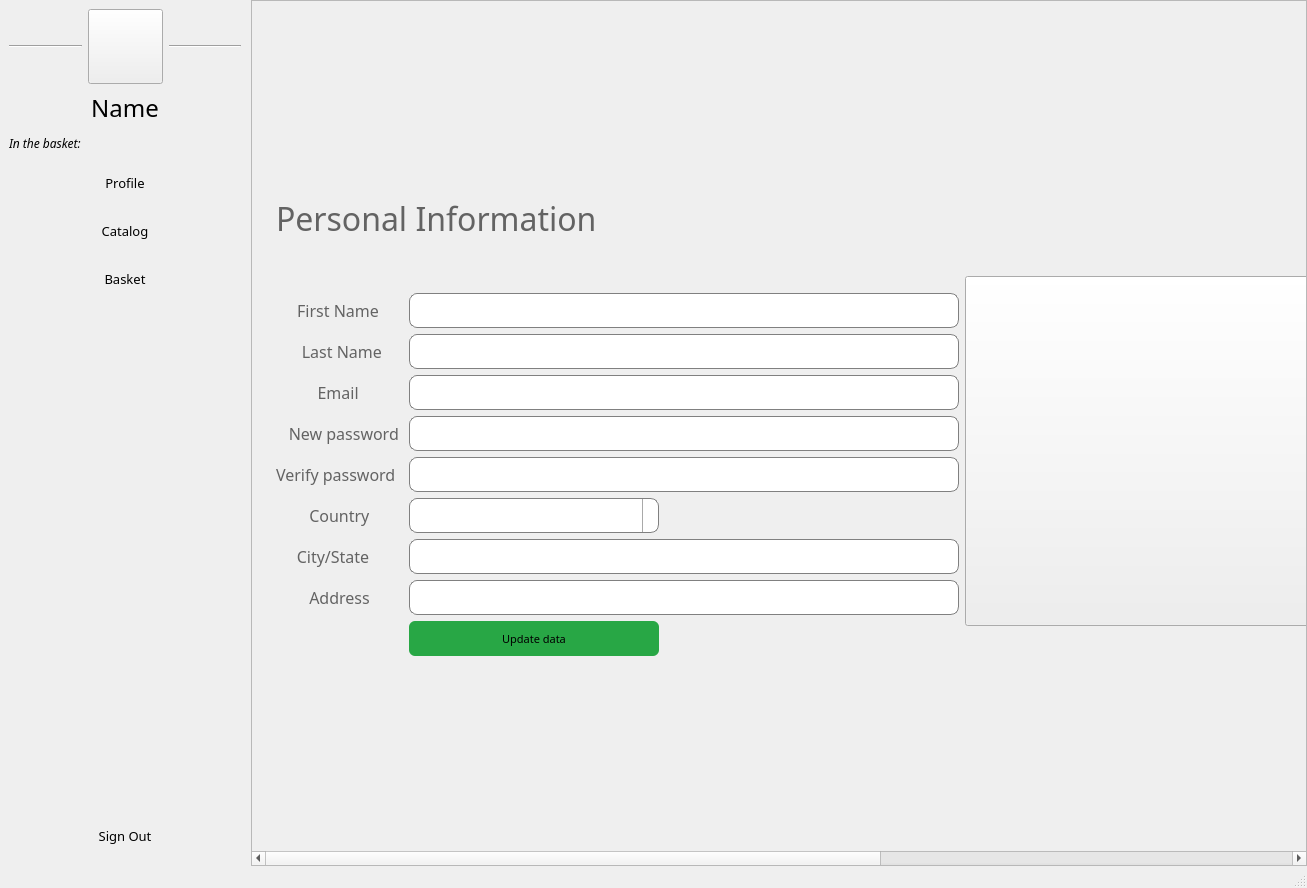
<?xml version="1.0" encoding="UTF-8"?>
<ui version="4.0">
 <class>MainWindow</class>
 <widget class="QMainWindow" name="MainWindow">
  <property name="geometry">
   <rect>
    <x>0</x>
    <y>0</y>
    <width>1307</width>
    <height>888</height>
   </rect>
  </property>
  <property name="font">
   <font>
    <family>Lucida Sans Typewriter</family>
   </font>
  </property>
  <property name="windowTitle">
   <string>MainWindow</string>
  </property>
  <widget class="QWidget" name="centralwidget">
   <layout class="QHBoxLayout" name="horizontalLayout">
    <property name="spacing">
     <number>1</number>
    </property>
    <property name="leftMargin">
     <number>0</number>
    </property>
    <property name="topMargin">
     <number>0</number>
    </property>
    <property name="rightMargin">
     <number>0</number>
    </property>
    <property name="bottomMargin">
     <number>0</number>
    </property>
    <item>
     <widget class="QWidget" name="LeftWidget" native="true">
      <property name="minimumSize">
       <size>
        <width>250</width>
        <height>0</height>
       </size>
      </property>
      <layout class="QVBoxLayout" name="verticalLayout">
       <item>
        <layout class="QHBoxLayout" name="horizontalLayout_2">
         <item>
          <widget class="Line" name="line_2">
           <property name="orientation">
            <enum>Qt::Horizontal</enum>
           </property>
          </widget>
         </item>
         <item>
          <widget class="QToolButton" name="ProfileIconToolButton">
           <property name="minimumSize">
            <size>
             <width>75</width>
             <height>75</height>
            </size>
           </property>
           <property name="maximumSize">
            <size>
             <width>75</width>
             <height>75</height>
            </size>
           </property>
           <property name="styleSheet">
            <string notr="true"/>
           </property>
           <property name="text">
            <string/>
           </property>
          </widget>
         </item>
         <item>
          <widget class="Line" name="line">
           <property name="orientation">
            <enum>Qt::Horizontal</enum>
           </property>
          </widget>
         </item>
        </layout>
       </item>
       <item>
        <widget class="QLabel" name="NameLabel">
         <property name="minimumSize">
          <size>
           <width>0</width>
           <height>35</height>
          </size>
         </property>
         <property name="maximumSize">
          <size>
           <width>16777215</width>
           <height>35</height>
          </size>
         </property>
         <property name="font">
          <font>
           <family>Lucida Sans Typewriter</family>
           <pointsize>18</pointsize>
           <weight>50</weight>
           <bold>false</bold>
          </font>
         </property>
         <property name="text">
          <string>Name</string>
         </property>
         <property name="alignment">
          <set>Qt::AlignCenter</set>
         </property>
        </widget>
       </item>
       <item>
        <widget class="QLabel" name="InTheBasketLabel">
         <property name="minimumSize">
          <size>
           <width>0</width>
           <height>25</height>
          </size>
         </property>
         <property name="maximumSize">
          <size>
           <width>16777215</width>
           <height>25</height>
          </size>
         </property>
         <property name="text">
          <string>&lt;html&gt;&lt;head/&gt;&lt;body&gt;&lt;p&gt;&lt;span style=&quot; font-style:italic;&quot;&gt;In the basket:&lt;/span&gt;&lt;/p&gt;&lt;/body&gt;&lt;/html&gt;</string>
         </property>
        </widget>
       </item>
       <item>
        <widget class="QPushButton" name="ProfilePushButton">
         <property name="minimumSize">
          <size>
           <width>0</width>
           <height>42</height>
          </size>
         </property>
         <property name="maximumSize">
          <size>
           <width>16777215</width>
           <height>42</height>
          </size>
         </property>
         <property name="font">
          <font>
           <family>Lucida Sans Typewriter</family>
           <pointsize>10</pointsize>
          </font>
         </property>
         <property name="text">
          <string>Profile</string>
         </property>
         <property name="flat">
          <bool>true</bool>
         </property>
        </widget>
       </item>
       <item>
        <widget class="QPushButton" name="CatalogPushButton">
         <property name="minimumSize">
          <size>
           <width>0</width>
           <height>42</height>
          </size>
         </property>
         <property name="maximumSize">
          <size>
           <width>16777215</width>
           <height>42</height>
          </size>
         </property>
         <property name="font">
          <font>
           <family>Lucida Sans Typewriter</family>
           <pointsize>10</pointsize>
          </font>
         </property>
         <property name="text">
          <string>Catalog</string>
         </property>
         <property name="flat">
          <bool>true</bool>
         </property>
        </widget>
       </item>
       <item>
        <widget class="QPushButton" name="BasketPushButton">
         <property name="minimumSize">
          <size>
           <width>0</width>
           <height>42</height>
          </size>
         </property>
         <property name="maximumSize">
          <size>
           <width>16777215</width>
           <height>42</height>
          </size>
         </property>
         <property name="font">
          <font>
           <family>Lucida Sans Typewriter</family>
           <pointsize>10</pointsize>
          </font>
         </property>
         <property name="text">
          <string>Basket</string>
         </property>
         <property name="flat">
          <bool>true</bool>
         </property>
        </widget>
       </item>
       <item>
        <spacer name="verticalSpacer">
         <property name="orientation">
          <enum>Qt::Vertical</enum>
         </property>
         <property name="sizeHint" stdset="0">
          <size>
           <width>20</width>
           <height>40</height>
          </size>
         </property>
        </spacer>
       </item>
       <item>
        <widget class="QPushButton" name="SignOutPushButton">
         <property name="minimumSize">
          <size>
           <width>0</width>
           <height>42</height>
          </size>
         </property>
         <property name="maximumSize">
          <size>
           <width>16777215</width>
           <height>42</height>
          </size>
         </property>
         <property name="font">
          <font>
           <family>Lucida Sans Typewriter</family>
           <pointsize>10</pointsize>
          </font>
         </property>
         <property name="text">
          <string>Sign Out</string>
         </property>
         <property name="flat">
          <bool>true</bool>
         </property>
        </widget>
       </item>
      </layout>
     </widget>
    </item>
    <item>
     <widget class="QScrollArea" name="scrollArea">
      <property name="widgetResizable">
       <bool>true</bool>
      </property>
      <widget class="QWidget" name="scrollAreaWidgetContents">
       <property name="geometry">
        <rect>
         <x>0</x>
         <y>0</y>
         <width>1821</width>
         <height>851</height>
        </rect>
       </property>
       <layout class="QGridLayout" name="gridLayout">
        <property name="leftMargin">
         <number>0</number>
        </property>
        <property name="topMargin">
         <number>0</number>
        </property>
        <property name="rightMargin">
         <number>0</number>
        </property>
        <property name="bottomMargin">
         <number>0</number>
        </property>
        <item row="0" column="0">
         <widget class="QWidget" name="ContentWidget" native="true">
          <layout class="QHBoxLayout" name="horizontalLayout_3">
           <property name="leftMargin">
            <number>15</number>
           </property>
           <property name="topMargin">
            <number>15</number>
           </property>
           <property name="rightMargin">
            <number>15</number>
           </property>
           <property name="bottomMargin">
            <number>15</number>
           </property>
           <item>
            <widget class="QWidget" name="ProfileWidget" native="true">
             <property name="maximumSize">
              <size>
               <width>16777215</width>
               <height>16777215</height>
              </size>
             </property>
             <property name="font">
              <font>
               <family>Lucida Sans Typewriter</family>
              </font>
             </property>
             <property name="styleSheet">
              <string notr="true">QLineEdit
{
border: 1px solid gray;
border-radius: 8px;
padding: 0 8px;
background-color: #FFFFFF;
}

QLineEdit:focus
{
border: 2px solid #DFC99B;
}

QComboBox
{
border-radius: 8px;
border: 1px solid gray;
padding: 0 8px;
background-color: #FFFFFF;
}

QComboBox::drop-down {
     subcontrol-origin: padding;
     subcontrol-position: top right;
     width: 15px;

     border-left-width: 1px;
     border-left-color: darkgray;
     border-left-style: solid; /* только одна линия */
     border-top-right-radius: 3px; /* тот же радиус закругления что и у QComboBox */
     border-bottom-right-radius: 3px;
 }

QComboBox::down-arrow {
     image: url(./resources/down-arrow.png);
 }

QComboBox::down-arrow:on { /* сдвиг стрелки, когда раскрывается всплывающий список */
     top: 1px;
     left: 1px;
 }

 QComboBox:editable {
     background: white;
 }

 QComboBox:!editable, QComboBox::drop-down:editable {
      background: qlineargradient(x1: 0, y1: 0, x2: 0, y2: 1,
                                  stop: 0 #E1E1E1, stop: 0.4 #FFFFFF,
                                  stop: 0.5 #FFFFFF, stop: 1.0 #D3D3D3);
 }

 /* QComboBox получает состояние &quot;on&quot;, когда всплывающий список раскрыт */
 QComboBox:!editable:on, QComboBox::drop-down:editable:on {
     background: qlineargradient(x1: 0, y1: 0, x2: 0, y2: 1,
                                 stop: 0 #D3D3D3, stop: 0.4 #FFFFFF,
                                 stop: 0.5 #FFFFFF, stop: 1.0 #E1E1E1);
 }</string>
             </property>
             <layout class="QVBoxLayout" name="verticalLayout_2">
              <item>
               <spacer name="verticalSpacer_3">
                <property name="orientation">
                 <enum>Qt::Vertical</enum>
                </property>
                <property name="sizeHint" stdset="0">
                 <size>
                  <width>20</width>
                  <height>40</height>
                 </size>
                </property>
               </spacer>
              </item>
              <item>
               <widget class="QLabel" name="label">
                <property name="minimumSize">
                 <size>
                  <width>0</width>
                  <height>45</height>
                 </size>
                </property>
                <property name="font">
                 <font>
                  <family>Lucida Sans Typewriter</family>
                  <pointsize>24</pointsize>
                  <weight>50</weight>
                  <bold>false</bold>
                 </font>
                </property>
                <property name="styleSheet">
                 <string notr="true">color: #636363;</string>
                </property>
                <property name="text">
                 <string>Personal Information</string>
                </property>
               </widget>
              </item>
              <item>
               <layout class="QHBoxLayout" name="horizontalLayout_4">
                <item>
                 <layout class="QFormLayout" name="formLayout">
                  <item row="0" column="1">
                   <spacer name="verticalSpacer_4">
                    <property name="orientation">
                     <enum>Qt::Vertical</enum>
                    </property>
                    <property name="sizeHint" stdset="0">
                     <size>
                      <width>20</width>
                      <height>40</height>
                     </size>
                    </property>
                   </spacer>
                  </item>
                  <item row="1" column="0">
                   <widget class="QLabel" name="label_2">
                    <property name="minimumSize">
                     <size>
                      <width>0</width>
                      <height>35</height>
                     </size>
                    </property>
                    <property name="font">
                     <font>
                      <family>Lucida Sans Typewriter</family>
                      <pointsize>12</pointsize>
                     </font>
                    </property>
                    <property name="styleSheet">
                     <string notr="true">color: #636363;</string>
                    </property>
                    <property name="text">
                     <string>     First Name </string>
                    </property>
                    <property name="alignment">
                     <set>Qt::AlignRight|Qt::AlignTrailing|Qt::AlignVCenter</set>
                    </property>
                   </widget>
                  </item>
                  <item row="1" column="1">
                   <widget class="QLineEdit" name="FirstNameLineEdit">
                    <property name="minimumSize">
                     <size>
                      <width>550</width>
                      <height>35</height>
                     </size>
                    </property>
                    <property name="maximumSize">
                     <size>
                      <width>550</width>
                      <height>16777215</height>
                     </size>
                    </property>
                    <property name="font">
                     <font>
                      <family>Lucida Sans Typewriter</family>
                     </font>
                    </property>
                   </widget>
                  </item>
                  <item row="2" column="0">
                   <widget class="QLabel" name="label_3">
                    <property name="minimumSize">
                     <size>
                      <width>0</width>
                      <height>35</height>
                     </size>
                    </property>
                    <property name="font">
                     <font>
                      <family>Lucida Sans Typewriter</family>
                      <pointsize>12</pointsize>
                     </font>
                    </property>
                    <property name="layoutDirection">
                     <enum>Qt::LeftToRight</enum>
                    </property>
                    <property name="styleSheet">
                     <string notr="true">color: #636363;</string>
                    </property>
                    <property name="text">
                     <string>      Last Name </string>
                    </property>
                    <property name="alignment">
                     <set>Qt::AlignRight|Qt::AlignTrailing|Qt::AlignVCenter</set>
                    </property>
                   </widget>
                  </item>
                  <item row="2" column="1">
                   <widget class="QLineEdit" name="LastNameLineEdit">
                    <property name="minimumSize">
                     <size>
                      <width>550</width>
                      <height>35</height>
                     </size>
                    </property>
                    <property name="maximumSize">
                     <size>
                      <width>550</width>
                      <height>16777215</height>
                     </size>
                    </property>
                    <property name="font">
                     <font>
                      <family>Lucida Sans Typewriter</family>
                     </font>
                    </property>
                   </widget>
                  </item>
                  <item row="3" column="0">
                   <widget class="QLabel" name="label_4">
                    <property name="minimumSize">
                     <size>
                      <width>0</width>
                      <height>35</height>
                     </size>
                    </property>
                    <property name="font">
                     <font>
                      <family>Lucida Sans Typewriter</family>
                      <pointsize>12</pointsize>
                     </font>
                    </property>
                    <property name="styleSheet">
                     <string notr="true">color: #636363;</string>
                    </property>
                    <property name="text">
                     <string>          Email </string>
                    </property>
                   </widget>
                  </item>
                  <item row="3" column="1">
                   <widget class="QLineEdit" name="EmailLineEdit">
                    <property name="minimumSize">
                     <size>
                      <width>550</width>
                      <height>35</height>
                     </size>
                    </property>
                    <property name="maximumSize">
                     <size>
                      <width>550</width>
                      <height>16777215</height>
                     </size>
                    </property>
                    <property name="font">
                     <font>
                      <family>Lucida Sans Typewriter</family>
                     </font>
                    </property>
                   </widget>
                  </item>
                  <item row="4" column="0">
                   <widget class="QLabel" name="label_5">
                    <property name="font">
                     <font>
                      <family>Lucida Sans Typewriter</family>
                      <pointsize>12</pointsize>
                     </font>
                    </property>
                    <property name="styleSheet">
                     <string notr="true">color: #636363;</string>
                    </property>
                    <property name="text">
                     <string>   New password </string>
                    </property>
                    <property name="alignment">
                     <set>Qt::AlignRight|Qt::AlignTrailing|Qt::AlignVCenter</set>
                    </property>
                   </widget>
                  </item>
                  <item row="4" column="1">
                   <widget class="QLineEdit" name="NewPasswordLineEdit">
                    <property name="minimumSize">
                     <size>
                      <width>0</width>
                      <height>35</height>
                     </size>
                    </property>
                   </widget>
                  </item>
                  <item row="5" column="0">
                   <widget class="QLabel" name="label_8">
                    <property name="font">
                     <font>
                      <family>Lucida Sans Typewriter</family>
                      <pointsize>12</pointsize>
                     </font>
                    </property>
                    <property name="styleSheet">
                     <string notr="true">color: #636363;</string>
                    </property>
                    <property name="text">
                     <string>Verify password </string>
                    </property>
                   </widget>
                  </item>
                  <item row="5" column="1">
                   <widget class="QLineEdit" name="VeifyLineEdit">
                    <property name="minimumSize">
                     <size>
                      <width>0</width>
                      <height>35</height>
                     </size>
                    </property>
                   </widget>
                  </item>
                  <item row="6" column="0">
                   <widget class="QLabel" name="label_6">
                    <property name="minimumSize">
                     <size>
                      <width>0</width>
                      <height>35</height>
                     </size>
                    </property>
                    <property name="font">
                     <font>
                      <family>Lucida Sans Typewriter</family>
                      <pointsize>12</pointsize>
                     </font>
                    </property>
                    <property name="styleSheet">
                     <string notr="true">color: #636363;</string>
                    </property>
                    <property name="text">
                     <string>        Country </string>
                    </property>
                   </widget>
                  </item>
                  <item row="6" column="1">
                   <widget class="QComboBox" name="comboBox">
                    <property name="minimumSize">
                     <size>
                      <width>0</width>
                      <height>35</height>
                     </size>
                    </property>
                    <property name="maximumSize">
                     <size>
                      <width>250</width>
                      <height>16777215</height>
                     </size>
                    </property>
                    <property name="font">
                     <font>
                      <family>Lucida Sans Typewriter</family>
                     </font>
                    </property>
                   </widget>
                  </item>
                  <item row="7" column="0">
                   <widget class="QLabel" name="label_7">
                    <property name="minimumSize">
                     <size>
                      <width>0</width>
                      <height>35</height>
                     </size>
                    </property>
                    <property name="font">
                     <font>
                      <family>Lucida Sans Typewriter</family>
                      <pointsize>12</pointsize>
                     </font>
                    </property>
                    <property name="styleSheet">
                     <string notr="true">color: #636363;</string>
                    </property>
                    <property name="text">
                     <string>     City/State </string>
                    </property>
                   </widget>
                  </item>
                  <item row="7" column="1">
                   <widget class="QLineEdit" name="CityLineEdit">
                    <property name="minimumSize">
                     <size>
                      <width>550</width>
                      <height>35</height>
                     </size>
                    </property>
                    <property name="maximumSize">
                     <size>
                      <width>550</width>
                      <height>16777215</height>
                     </size>
                    </property>
                    <property name="font">
                     <font>
                      <family>Lucida Sans Typewriter</family>
                     </font>
                    </property>
                   </widget>
                  </item>
                  <item row="8" column="0">
                   <widget class="QLabel" name="label_9">
                    <property name="font">
                     <font>
                      <family>Lucida Sans Typewriter</family>
                      <pointsize>12</pointsize>
                     </font>
                    </property>
                    <property name="styleSheet">
                     <string notr="true">color: #636363;</string>
                    </property>
                    <property name="text">
                     <string>        Address </string>
                    </property>
                   </widget>
                  </item>
                  <item row="8" column="1">
                   <widget class="QLineEdit" name="AddressLineEdit">
                    <property name="minimumSize">
                     <size>
                      <width>0</width>
                      <height>35</height>
                     </size>
                    </property>
                   </widget>
                  </item>
                  <item row="9" column="1">
                   <widget class="QPushButton" name="SavePushButton">
                    <property name="minimumSize">
                     <size>
                      <width>250</width>
                      <height>35</height>
                     </size>
                    </property>
                    <property name="maximumSize">
                     <size>
                      <width>250</width>
                      <height>35</height>
                     </size>
                    </property>
                    <property name="font">
                     <font>
                      <family>Lucida Sans Typewriter</family>
                      <pointsize>8</pointsize>
                     </font>
                    </property>
                    <property name="styleSheet">
                     <string notr="true">QPushButton
{
border-radius: 6px;
background-color: #28A745;
}

QPushButton:hover
{
background-color: #218838;
color: #F2F3F7;
}

QPushButton:pressed
{
background-color: #1E7E34;
border-style: solid;
border-width: medium;
}</string>
                    </property>
                    <property name="text">
                     <string>Update data</string>
                    </property>
                   </widget>
                  </item>
                 </layout>
                </item>
                <item>
                 <spacer name="horizontalSpacer">
                  <property name="orientation">
                   <enum>Qt::Horizontal</enum>
                  </property>
                  <property name="sizeHint" stdset="0">
                   <size>
                    <width>40</width>
                    <height>20</height>
                   </size>
                  </property>
                 </spacer>
                </item>
                <item>
                 <widget class="QToolButton" name="AvatarToolButton">
                  <property name="minimumSize">
                   <size>
                    <width>350</width>
                    <height>350</height>
                   </size>
                  </property>
                  <property name="styleSheet">
                   <string notr="true"/>
                  </property>
                  <property name="text">
                   <string/>
                  </property>
                 </widget>
                </item>
                <item>
                 <spacer name="horizontalSpacer_2">
                  <property name="orientation">
                   <enum>Qt::Horizontal</enum>
                  </property>
                  <property name="sizeHint" stdset="0">
                   <size>
                    <width>40</width>
                    <height>20</height>
                   </size>
                  </property>
                 </spacer>
                </item>
               </layout>
              </item>
              <item>
               <spacer name="verticalSpacer_2">
                <property name="orientation">
                 <enum>Qt::Vertical</enum>
                </property>
                <property name="sizeHint" stdset="0">
                 <size>
                  <width>20</width>
                  <height>40</height>
                 </size>
                </property>
               </spacer>
              </item>
             </layout>
            </widget>
           </item>
           <item>
            <widget class="QWidget" name="CatalogWidget" native="true">
             <property name="styleSheet">
              <string notr="true"/>
             </property>
            </widget>
           </item>
           <item>
            <widget class="QWidget" name="BasketWidget" native="true">
             <property name="styleSheet">
              <string notr="true"/>
             </property>
             <layout class="QHBoxLayout" name="horizontalLayout_7">
              <item>
               <widget class="QScrollArea" name="scrollArea_2">
                <property name="widgetResizable">
                 <bool>true</bool>
                </property>
                <widget class="QWidget" name="scrollAreaWidgetContents_2">
                 <property name="geometry">
                  <rect>
                   <x>0</x>
                   <y>0</y>
                   <width>69</width>
                   <height>801</height>
                  </rect>
                 </property>
                 <layout class="QGridLayout" name="gridLayout_2">
                  <item row="0" column="0">
                   <widget class="QWidget" name="BakWidget" native="true"/>
                  </item>
                 </layout>
                </widget>
               </widget>
              </item>
              <item>
               <widget class="QWidget" name="widget" native="true">
                <property name="styleSheet">
                 <string notr="true">QLineEdit
{
border: 1px solid gray;
border-radius: 8px;
padding: 0 8px;
background-color: #FFFFFF;
}

QLineEdit:focus
{
border: 2px solid #DFC99B;
}

QComboBox
{
border-radius: 8px;
border: 1px solid gray;
padding: 0 8px;
background-color: #FFFFFF;
}

QComboBox::drop-down {
     subcontrol-origin: padding;
     subcontrol-position: top right;
     width: 15px;

     border-left-width: 1px;
     border-left-color: darkgray;
     border-left-style: solid; /* только одна линия */
     border-top-right-radius: 3px; /* тот же радиус закругления что и у QComboBox */
     border-bottom-right-radius: 3px;
 }

QComboBox::down-arrow {
     image: url(./resources/down-arrow.png);
 }

QComboBox::down-arrow:on { /* сдвиг стрелки, когда раскрывается всплывающий список */
     top: 1px;
     left: 1px;
 }

 QComboBox:editable {
     background: white;
 }

 QComboBox:!editable, QComboBox::drop-down:editable {
      background: qlineargradient(x1: 0, y1: 0, x2: 0, y2: 1,
                                  stop: 0 #E1E1E1, stop: 0.4 #FFFFFF,
                                  stop: 0.5 #FFFFFF, stop: 1.0 #D3D3D3);
 }

 /* QComboBox получает состояние &quot;on&quot;, когда всплывающий список раскрыт */
 QComboBox:!editable:on, QComboBox::drop-down:editable:on {
     background: qlineargradient(x1: 0, y1: 0, x2: 0, y2: 1,
                                 stop: 0 #D3D3D3, stop: 0.4 #FFFFFF,
                                 stop: 0.5 #FFFFFF, stop: 1.0 #E1E1E1);
 }</string>
                </property>
                <layout class="QVBoxLayout" name="verticalLayout_3">
                 <item>
                  <layout class="QHBoxLayout" name="horizontalLayout_5">
                   <item>
                    <widget class="QLineEdit" name="FirstNameBakLineEdit">
                     <property name="minimumSize">
                      <size>
                       <width>0</width>
                       <height>35</height>
                      </size>
                     </property>
                     <property name="maximumSize">
                      <size>
                       <width>16777215</width>
                       <height>35</height>
                      </size>
                     </property>
                     <property name="placeholderText">
                      <string>First Name</string>
                     </property>
                    </widget>
                   </item>
                   <item>
                    <widget class="QLineEdit" name="LastNameBakLineEdit">
                     <property name="minimumSize">
                      <size>
                       <width>0</width>
                       <height>35</height>
                      </size>
                     </property>
                     <property name="maximumSize">
                      <size>
                       <width>16777215</width>
                       <height>35</height>
                      </size>
                     </property>
                     <property name="placeholderText">
                      <string>Last Name</string>
                     </property>
                    </widget>
                   </item>
                  </layout>
                 </item>
                 <item>
                  <widget class="QLineEdit" name="EmailBakLineEdit">
                   <property name="minimumSize">
                    <size>
                     <width>550</width>
                     <height>35</height>
                    </size>
                   </property>
                   <property name="maximumSize">
                    <size>
                     <width>550</width>
                     <height>35</height>
                    </size>
                   </property>
                   <property name="placeholderText">
                    <string>Email</string>
                   </property>
                  </widget>
                 </item>
                 <item>
                  <widget class="QComboBox" name="comboBox_2">
                   <property name="minimumSize">
                    <size>
                     <width>250</width>
                     <height>35</height>
                    </size>
                   </property>
                   <property name="maximumSize">
                    <size>
                     <width>250</width>
                     <height>35</height>
                    </size>
                   </property>
                  </widget>
                 </item>
                 <item>
                  <widget class="QLineEdit" name="CityBakLineEdit">
                   <property name="minimumSize">
                    <size>
                     <width>550</width>
                     <height>35</height>
                    </size>
                   </property>
                   <property name="maximumSize">
                    <size>
                     <width>550</width>
                     <height>35</height>
                    </size>
                   </property>
                   <property name="placeholderText">
                    <string>City</string>
                   </property>
                  </widget>
                 </item>
                 <item>
                  <widget class="QLineEdit" name="AddressBakLineEdit">
                   <property name="minimumSize">
                    <size>
                     <width>550</width>
                     <height>35</height>
                    </size>
                   </property>
                   <property name="maximumSize">
                    <size>
                     <width>550</width>
                     <height>35</height>
                    </size>
                   </property>
                   <property name="placeholderText">
                    <string>Address</string>
                   </property>
                  </widget>
                 </item>
                 <item>
                  <widget class="QLineEdit" name="CardNumberLineEdit">
                   <property name="minimumSize">
                    <size>
                     <width>550</width>
                     <height>35</height>
                    </size>
                   </property>
                   <property name="maximumSize">
                    <size>
                     <width>550</width>
                     <height>35</height>
                    </size>
                   </property>
                   <property name="placeholderText">
                    <string>Card number</string>
                   </property>
                  </widget>
                 </item>
                 <item>
                  <layout class="QHBoxLayout" name="horizontalLayout_6">
                   <item>
                    <widget class="QLineEdit" name="ValidityLineEdit">
                     <property name="minimumSize">
                      <size>
                       <width>0</width>
                       <height>35</height>
                      </size>
                     </property>
                     <property name="maximumSize">
                      <size>
                       <width>16777215</width>
                       <height>35</height>
                      </size>
                     </property>
                     <property name="placeholderText">
                      <string>Validity  term</string>
                     </property>
                    </widget>
                   </item>
                   <item>
                    <widget class="QLineEdit" name="CVC2LineEdit">
                     <property name="minimumSize">
                      <size>
                       <width>0</width>
                       <height>35</height>
                      </size>
                     </property>
                     <property name="maximumSize">
                      <size>
                       <width>16777215</width>
                       <height>35</height>
                      </size>
                     </property>
                     <property name="placeholderText">
                      <string>CVC2</string>
                     </property>
                    </widget>
                   </item>
                  </layout>
                 </item>
                 <item>
                  <widget class="QLabel" name="TotalLabel">
                   <property name="minimumSize">
                    <size>
                     <width>0</width>
                     <height>40</height>
                    </size>
                   </property>
                   <property name="maximumSize">
                    <size>
                     <width>16777215</width>
                     <height>40</height>
                    </size>
                   </property>
                   <property name="font">
                    <font>
                     <family>Lucida Sans Typewriter</family>
                     <pointsize>16</pointsize>
                     <weight>75</weight>
                     <bold>true</bold>
                    </font>
                   </property>
                   <property name="text">
                    <string>Total: </string>
                   </property>
                  </widget>
                 </item>
                 <item>
                  <spacer name="verticalSpacer_5">
                   <property name="orientation">
                    <enum>Qt::Vertical</enum>
                   </property>
                   <property name="sizeHint" stdset="0">
                    <size>
                     <width>20</width>
                     <height>40</height>
                    </size>
                   </property>
                  </spacer>
                 </item>
                 <item>
                  <widget class="QPushButton" name="OrderPushButton">
                   <property name="minimumSize">
                    <size>
                     <width>0</width>
                     <height>35</height>
                    </size>
                   </property>
                   <property name="maximumSize">
                    <size>
                     <width>16777215</width>
                     <height>35</height>
                    </size>
                   </property>
                   <property name="styleSheet">
                    <string notr="true">QPushButton
{
border-radius: 6px;
background-color: #28A745;
}

QPushButton:hover
{
background-color: #218838;
color: #F2F3F7;
}

QPushButton:pressed
{
background-color: #1E7E34;
border-style: solid;
border-width: medium;
}
</string>
                   </property>
                   <property name="text">
                    <string>Order</string>
                   </property>
                  </widget>
                 </item>
                </layout>
               </widget>
              </item>
             </layout>
            </widget>
           </item>
          </layout>
         </widget>
        </item>
       </layout>
      </widget>
     </widget>
    </item>
   </layout>
  </widget>
  <widget class="QStatusBar" name="statusbar"/>
 </widget>
 <resources/>
 <connections/>
</ui>
